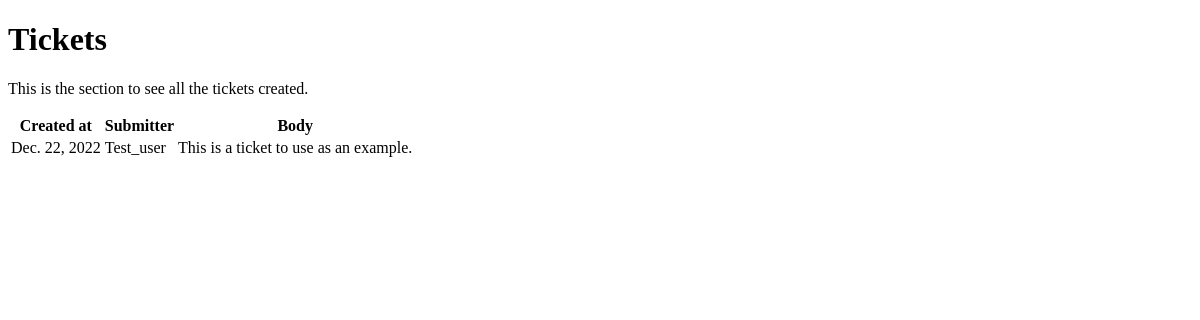
/tickets/, run on an earlier commit of the app's database.
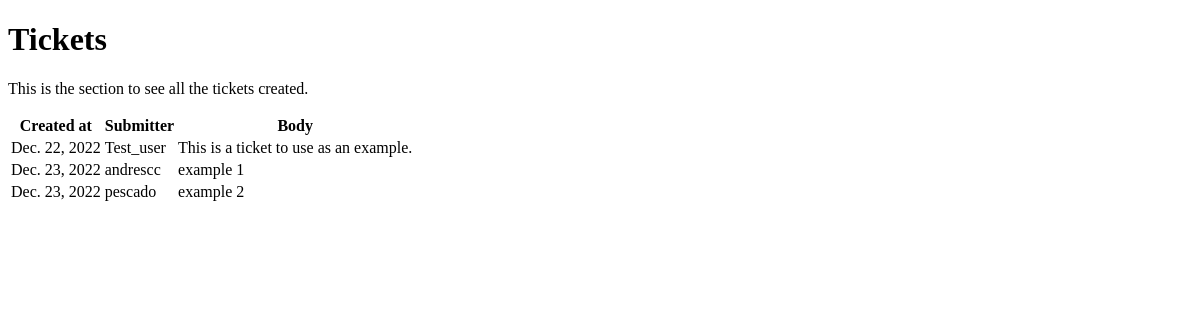
And on a later commit of the database.
### ticketing/models.py (models this page shows, shortened)
class Ticket(models.Model):
    submitter = models.CharField(max_length=100)
    body = models.CharField(max_length=500)
    created_at = models.DateField(auto_now=True)

### ticketing/views.py (the view)
# urls.py: path('tickets/', views.tickets, name='tickets')
def tickets(request):
    tickets = Ticket.objects.all()
    return render(request, 'tickets.html', context={'tickets': tickets})

### ticketing/templates/tickets.html (shortened to what this page needs)
<!DOCTYPE html>
<html lang="en">
<head>
</head>
<body>
    <h1>Tickets</h1>
    <p>
        This is the section to see all the tickets created.
    </p>
    <table>
        <tr>
            <th>Created at</th>
            <th>Submitter</th>
            <th>Body</th>
        </tr>
        {% for ticket in tickets %}
            <tr>
                <td>{{ ticket.created_at }}</td>
                <td>{{ ticket.submitter }}</td>
                <td>{{ ticket.body }}</td>
            </tr>
        {% endfor %}
    </table>
</body>
</html>

What changed in the data, as far as the page shows it:
added Ticket: created_at "Dec. 23, 2022", submitter "andrescc", body "example 1"
added Ticket: created_at "Dec. 23, 2022", submitter "pescado", body "example 2"
